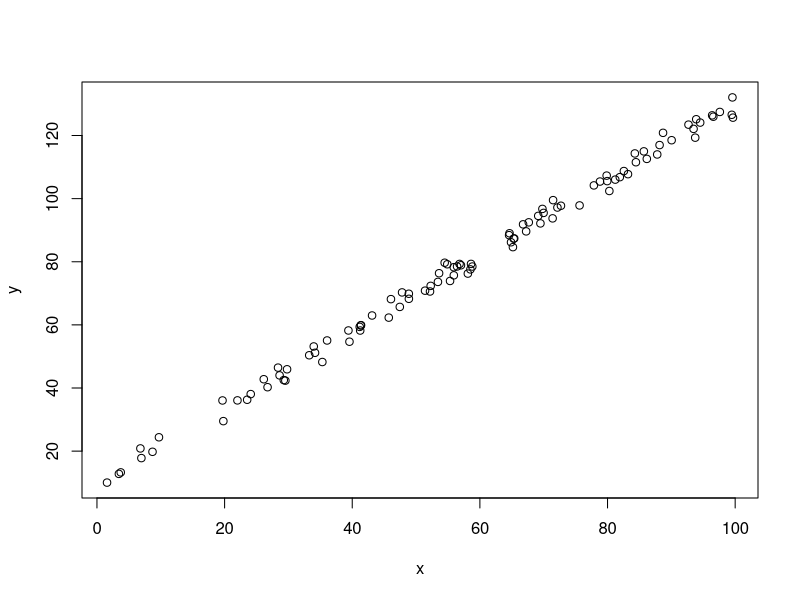
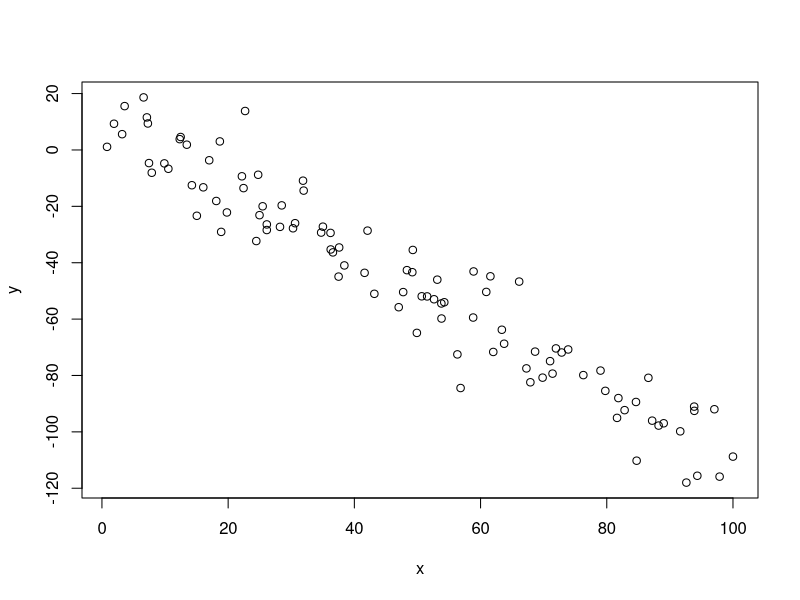

Here is the R script that generated these plots, in order:
## ---- chunk 1
x <- runif(100, min=0, max=100)
y <- 1.2*x + 10 + rnorm(length(x), sd=2)
plot(y ~ x)
## ---- chunk 2
x <- runif(100, min=0, max=100)
y <- -1.2*x + 10 + rnorm(length(x), sd=10)
plot(y ~ x)
